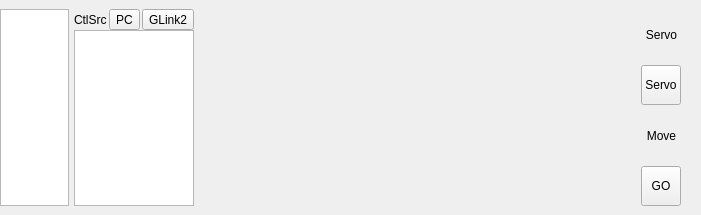
<?xml version="1.0" encoding="UTF-8"?>
<ui version="4.0">
 <class>TabMotion</class>
 <widget class="QWidget" name="TabMotion">
  <property name="geometry">
   <rect>
    <x>0</x>
    <y>0</y>
    <width>701</width>
    <height>215</height>
   </rect>
  </property>
  <property name="windowTitle">
   <string>Form</string>
  </property>
  <layout class="QHBoxLayout" name="horizontalLayout_2" stretch="1,8,1">
   <property name="spacing">
    <number>5</number>
   </property>
   <property name="leftMargin">
    <number>0</number>
   </property>
   <property name="topMargin">
    <number>9</number>
   </property>
   <property name="rightMargin">
    <number>5</number>
   </property>
   <property name="bottomMargin">
    <number>9</number>
   </property>
   <item>
    <widget class="QListWidget" name="listWidget_plot_tab2_axis">
     <property name="minimumSize">
      <size>
       <width>40</width>
       <height>0</height>
      </size>
     </property>
     <property name="maximumSize">
      <size>
       <width>16777215</width>
       <height>16777215</height>
      </size>
     </property>
    </widget>
   </item>
   <item>
    <layout class="QVBoxLayout" name="verticalLayout_7">
     <property name="spacing">
      <number>0</number>
     </property>
     <item>
      <layout class="QHBoxLayout" name="horizontalLayout_14">
       <property name="spacing">
        <number>2</number>
       </property>
       <item>
        <widget class="QLabel" name="label_12">
         <property name="text">
          <string>CtlSrc</string>
         </property>
        </widget>
       </item>
       <item>
        <widget class="QToolButton" name="tbtn_plot_ctlsrc_pc">
         <property name="text">
          <string>PC</string>
         </property>
        </widget>
       </item>
       <item>
        <widget class="QToolButton" name="tbtn_plot_ctlsrc_glink2">
         <property name="text">
          <string>GLink2</string>
         </property>
        </widget>
       </item>
       <item>
        <spacer name="horizontalSpacer_4">
         <property name="orientation">
          <enum>Qt::Horizontal</enum>
         </property>
         <property name="sizeHint" stdset="0">
          <size>
           <width>40</width>
           <height>20</height>
          </size>
         </property>
        </spacer>
       </item>
      </layout>
     </item>
     <item>
      <widget class="QStackedWidget" name="stackedWidget_pc_glink2">
       <property name="currentIndex">
        <number>0</number>
       </property>
       <widget class="QWidget" name="page_pc">
        <layout class="QHBoxLayout" name="horizontalLayout_18" stretch="0,0">
         <property name="spacing">
          <number>0</number>
         </property>
         <property name="leftMargin">
          <number>0</number>
         </property>
         <property name="topMargin">
          <number>0</number>
         </property>
         <property name="rightMargin">
          <number>0</number>
         </property>
         <property name="bottomMargin">
          <number>0</number>
         </property>
         <item>
          <widget class="QListWidget" name="listWidget_plot_motion_type_inx">
           <property name="maximumSize">
            <size>
             <width>120</width>
             <height>16777215</height>
            </size>
           </property>
          </widget>
         </item>
         <item>
          <widget class="QStackedWidget" name="stackedWidget_motion_container">
           <property name="minimumSize">
            <size>
             <width>200</width>
             <height>0</height>
            </size>
           </property>
          </widget>
         </item>
        </layout>
       </widget>
       <widget class="QWidget" name="page_glink2"/>
      </widget>
     </item>
    </layout>
   </item>
   <item>
    <layout class="QVBoxLayout" name="verticalLayout_go">
     <property name="rightMargin">
      <number>0</number>
     </property>
     <item>
      <widget class="QLabel" name="label_plot_servo">
       <property name="text">
        <string>Servo</string>
       </property>
       <property name="alignment">
        <set>Qt::AlignCenter</set>
       </property>
      </widget>
     </item>
     <item>
      <layout class="QHBoxLayout" name="horizontalLayout_3">
       <item>
        <widget class="QToolButton" name="tbtn_plot_servoBtn">
         <property name="sizePolicy">
          <sizepolicy hsizetype="Preferred" vsizetype="Preferred">
           <horstretch>0</horstretch>
           <verstretch>0</verstretch>
          </sizepolicy>
         </property>
         <property name="minimumSize">
          <size>
           <width>40</width>
           <height>40</height>
          </size>
         </property>
         <property name="maximumSize">
          <size>
           <width>40</width>
           <height>40</height>
          </size>
         </property>
         <property name="text">
          <string>Servo</string>
         </property>
        </widget>
       </item>
      </layout>
     </item>
     <item>
      <widget class="QLabel" name="label_13">
       <property name="sizePolicy">
        <sizepolicy hsizetype="Preferred" vsizetype="Preferred">
         <horstretch>0</horstretch>
         <verstretch>0</verstretch>
        </sizepolicy>
       </property>
       <property name="text">
        <string>Move</string>
       </property>
       <property name="alignment">
        <set>Qt::AlignCenter</set>
       </property>
      </widget>
     </item>
     <item>
      <layout class="QHBoxLayout" name="horizontalLayout">
       <item>
        <spacer name="horizontalSpacer">
         <property name="orientation">
          <enum>Qt::Horizontal</enum>
         </property>
         <property name="sizeHint" stdset="0">
          <size>
           <width>40</width>
           <height>20</height>
          </size>
         </property>
        </spacer>
       </item>
       <item>
        <widget class="QToolButton" name="tbtn_plot_servoGoMotion">
         <property name="sizePolicy">
          <sizepolicy hsizetype="Preferred" vsizetype="Preferred">
           <horstretch>0</horstretch>
           <verstretch>0</verstretch>
          </sizepolicy>
         </property>
         <property name="minimumSize">
          <size>
           <width>40</width>
           <height>40</height>
          </size>
         </property>
         <property name="maximumSize">
          <size>
           <width>40</width>
           <height>40</height>
          </size>
         </property>
         <property name="text">
          <string>GO</string>
         </property>
        </widget>
       </item>
       <item>
        <spacer name="horizontalSpacer_2">
         <property name="orientation">
          <enum>Qt::Horizontal</enum>
         </property>
         <property name="sizeHint" stdset="0">
          <size>
           <width>40</width>
           <height>20</height>
          </size>
         </property>
        </spacer>
       </item>
      </layout>
     </item>
    </layout>
   </item>
  </layout>
 </widget>
 <resources/>
 <connections/>
</ui>
